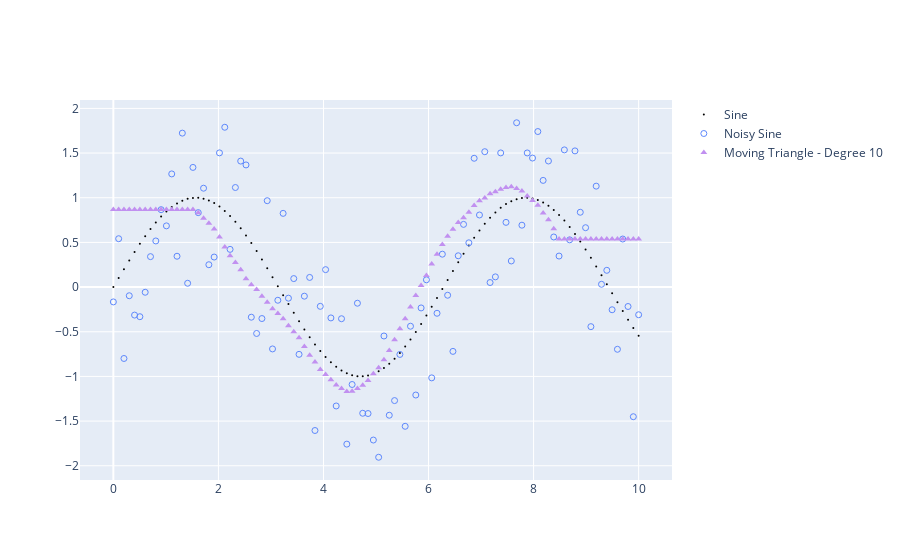

The notebook cell saved with this chart:
### Markdown cell above
<h4 id="Triangular-Moving-Average">Triangular Moving Average<a class="anchor-link" href="#Triangular-Moving-Average">¶</a></h4><p>Another method for smoothing is a moving average. There are various forms of this, but the idea is to take a window of points in your dataset, compute an average of the points, then shift the window over by one point and repeat. This will generate a bunch of points which will result in the <code>smoothed</code> data.</p>
<p>Let us look at the common <code>Simple Moving Average</code> first. In the 1D case we have a data set of $N$ points with y-values $y_1, y_2, ..., y_N$. Setting our window size to $n &lt; N$, the new $i^{th}$ y-value after smoothing is computed as:</p>
$$
\begin{align*}
SMA_i = \frac{y_i + ... + y_{i+n}}{n}
\end{align*}
$$<p>In the <code>Triangular Moving Average</code>, two simple moving averages are computed on top of each other, in order to give more weight to closer (adjacent) points. This means that our $SMA_i$ are computed then a Triangular Moving Average $TMA_i$ is computed as:</p>
$$
\begin{align*}
TMA_i = \frac{SMA_i + ... + SMA_{i+n}}{n}
\end{align*}
$$

### Code cell
def smoothTriangle(data, degree):
    triangle=np.concatenate((np.arange(degree + 1), np.arange(degree)[::-1])) # up then down
    smoothed=[]

    for i in range(degree, len(data) - degree * 2):
        point=data[i:i + len(triangle)] * triangle
        smoothed.append(np.sum(point)/np.sum(triangle))
    # Handle boundaries
    smoothed=[smoothed[0]]*int(degree + degree/2) + smoothed
    while len(smoothed) < len(data):
        smoothed.append(smoothed[-1])
    return smoothed

fig = go.Figure()
fig.add_trace(go.Scatter(
    x=x,
    y=y,
    mode='markers',
    marker=dict(
        size=2,
        color='rgb(0, 0, 0)',
    ),
    name='Sine'
))

fig.add_trace(go.Scatter(
    x=x,
    y=y_noise,
    mode='markers',
    marker=dict(
        size=6,
        color='#5E88FC',
        symbol='circle-open'
    ),
    name='Noisy Sine'
))

fig.add_trace(go.Scatter(
    x=x,
    y=smoothTriangle(y_noise, 10),  # setting degree to 10
    mode='markers',
    marker=dict(
        size=6,
        color='#C190F0',
        symbol='triangle-up'
    ),
    name='Moving Triangle - Degree 10'
))

fig.show()
